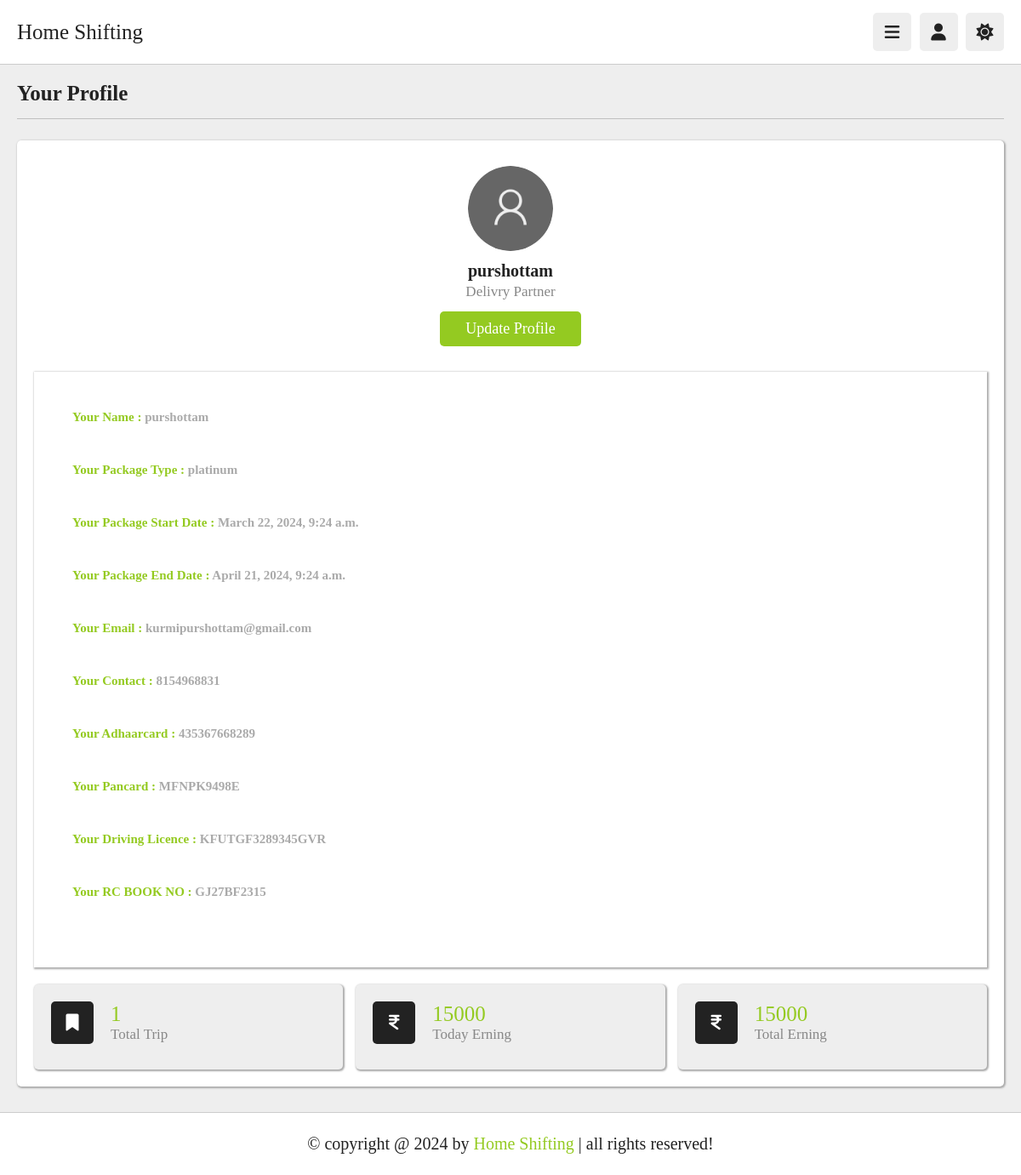
Page /attache_partner/delivery_profile (signed in) on the earlier database version.
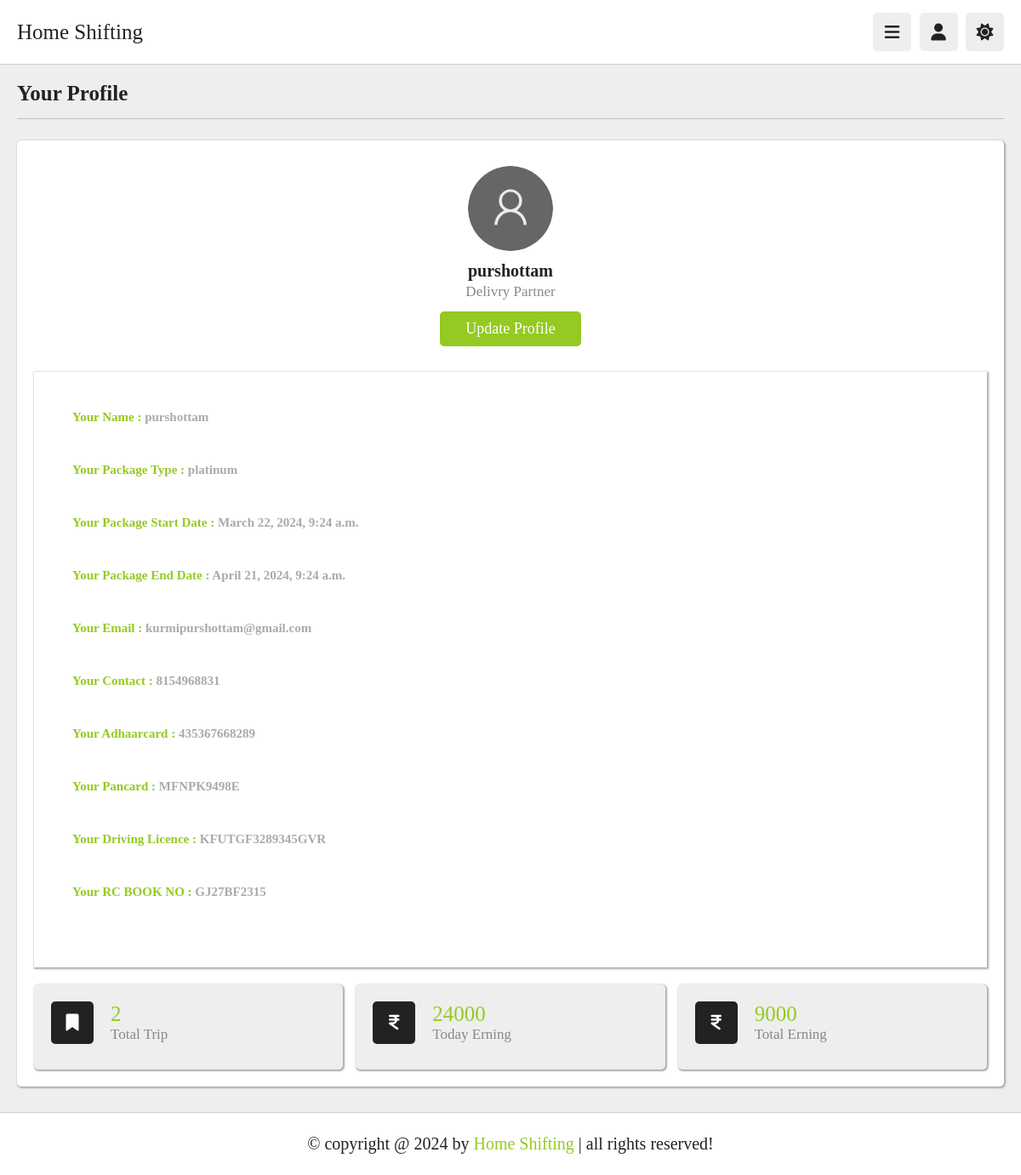
Same page on the later database version.
### myapp2/models.py (models this page shows, shortened)
class Rides(models.Model):
	truckpartner = models.ForeignKey(Truckpartner,on_delete = models.CASCADE, null = True)
	total_trip = models.PositiveIntegerField(default = 0 , null = True)
	start_time = models.DateTimeField(null = True)
	expiry_time = models.DateTimeField(null = True)
	today_earning = models.PositiveBigIntegerField(default = 0, null = True)
	total_earning = models.PositiveBigIntegerField(default = 0, null = True)

### myapp2/views.py (the view)
# urls.py: path('delivery_profile', views.delivery_profile, name='delivery_profile'),
def delivery_profile(request):
    truckpartner = Truckpartner.objects.get(t_email = request.session['email'])
    ride = Rides.objects.get(truckpartner = truckpartner)
    current_datetime = timezone.now()
    if ride.expiry_time is not None:
        if current_datetime >= ride.expiry_time:
            ride.today_earning = 0
            ride.save()
        print(ride.today_earning)
        return render(request,'delivery_profile.html',{"truckpartner":truckpartner , 'ride':ride})
    else:
        return render(request,'delivery_profile.html',{"truckpartner":truckpartner , 'ride':ride})

### myapp2/templates/delivery_profile.html
{% extends "delivery_header.html" %}
{% load static %}
{% block  content %}
<section class="user-profile"  >
   <h1 class="heading">your profile</h1>
   <div class="info" style="box-shadow: 1px 1px 2px 1px #aaaaaa;">
      <div class="user">
         <img src="{{truckpartner.t_picture.url}}" alt="">
         <h3>{{truckpartner.t_name}}</h3>
         <p>Delivry Partner</p>
         <a href="{% url 'delivery_profile_update' %}" class="inline-btn">update profile</a>
      </div>
      <div class="box" style="height: 70rem; box-shadow: 1px 1px 2px 1px #aaaaaa;">
         <h2 style="color: #94CA21; padding-top: 4.5rem; padding-left: 4.5rem;">Your Name : <span style="color:#aaaaaa;">{{truckpartner.t_name}}</span></h2>
         <h2 style="color: #94CA21; padding-top: 4.5rem; padding-left: 4.5rem;">Your Package Type : <span style="color:#aaaaaa;">{{truckpartner.package_type}}</span></h2>
         <h2 style="color: #94CA21; padding-top: 4.5rem; padding-left: 4.5rem;">Your Package Start Date : <span style="color:#aaaaaa;">{{truckpartner.start_date}}</span></h2>
         <h2 style="color: #94CA21; padding-top: 4.5rem; padding-left: 4.5rem;">Your Package End Date : <span style="color:#aaaaaa;">{{truckpartner.end_date}}</span></h2>
         <h2 style="color: #94CA21; padding-top: 4.5rem; padding-left: 4.5rem;">Your Email : <span style="color:#aaaaaa;">{{truckpartner.t_email}}</span></h2>
         <h2 style="color: #94CA21; padding-top: 4.5rem; padding-left: 4.5rem;">Your Contact : <span style="color:#aaaaaa;">{{truckpartner.t_contact}}</span></h2>
         <h2 style="color: #94CA21; padding-top: 4.5rem; padding-left: 4.5rem;">Your Adhaarcard : <span style="color:#aaaaaa;">{{truckpartner.t_aadharcard_details}}</span></h2>
         <h2 style="color: #94CA21; padding-top: 4.5rem; padding-left: 4.5rem;">Your Pancard : <span style="color:#aaaaaa;">{{truckpartner.t_pancard_details}}</span></h2>
         <h2 style="color: #94CA21; padding-top: 4.5rem; padding-left: 4.5rem;">Your Driving Licence : <span style="color:#aaaaaa;">{{truckpartner.t_drivinglicence_details}}</span></h2>
         <h2 style="color: #94CA21; padding-top: 4.5rem; padding-left: 4.5rem;">Your RC BOOK NO : <span style="color:#aaaaaa;">{{truckpartner.t_rcnumber}}</span></h2>
      </div>
      <div class="box-container" style="margin-top: 20px;">
         <div class="box" style="box-shadow: 1px 1px 2px 1px #aaaaaa;">
            <div class="flex">
               <i class="fas fa-bookmark"></i>
               <div>
                  <span>{{ride.total_trip}}</span>
                  <p>Total Trip</p>
               </div>
            </div>
         </div>
         <div class="box" style="box-shadow: 1px 1px 2px 1px #aaaaaa;"  >
            <div class="flex">
               <i class="fa-solid fa-indian-rupee-sign"></i>
               <div>
                  <span>{{ride.today_earning}}</span>
                  <p>Today Erning</p>
               </div>
            </div>
         </div>
         <div class="box" style="box-shadow: 1px 1px 2px 1px #aaaaaa;">
            <div class="flex">
               <i class="fa-solid fa-indian-rupee-sign"></i>
               <div>
                  <span>{{ride.total_earning}}</span>
                  <p>Total Erning</p>
               </div>
            </div>
         </div>
      </div>
   </div>
</section>
{% endblock %}

Differences in the rows shown:
changed Rides: total_trip "1" → "2"; today_earning "15000" → "24000"; total_earning "15000" → "9000"
